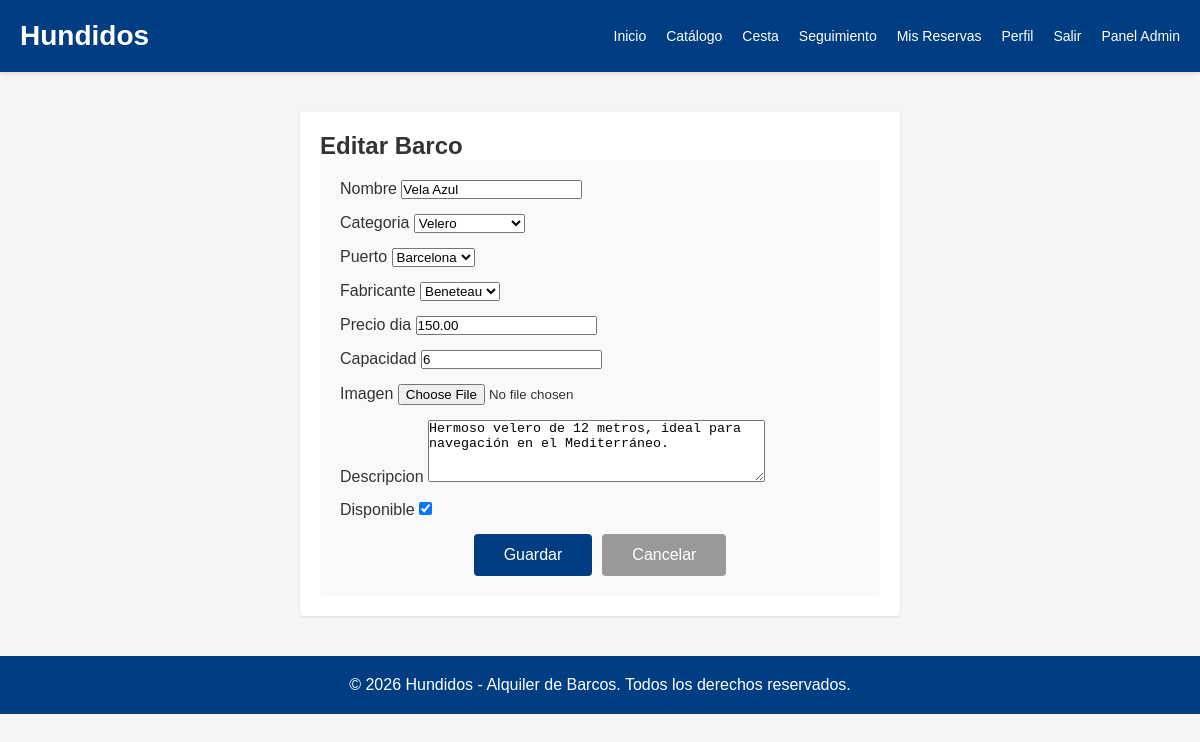
Screenshot of /admin-panel/barcos/1/editar/ (signed in) with the database file from the repository.
### catalog/models.py (models this page shows, shortened)
class Barco(models.Model):
    nombre = models.CharField(max_length=120)
    categoria = models.ForeignKey(Categoria, on_delete=models.PROTECT)
    puerto = models.ForeignKey(Puerto, on_delete=models.PROTECT)
    fabricante = models.ForeignKey(Fabricante, on_delete=models.PROTECT)
    precio_dia = models.DecimalField(max_digits=8, decimal_places=2)
    capacidad = models.PositiveIntegerField()
    imagen = models.ImageField(upload_to='barcos/', blank=True, null=True)
    descripcion = models.TextField(blank=True)
    disponible = models.BooleanField(default=True)
    created_at = models.DateTimeField(auto_now_add=True)
    updated_at = models.DateTimeField(auto_now=True)
    class Meta:
        verbose_name_plural = 'Barcos'

### admin_panel/views.py (the view, shortened to what this page needs)
# urls.py: path('barcos/<int:id>/editar/', views.AdminBoatEditView.as_view(), name='boat_edit'),
class AdminBoatEditView(AdminRequiredMixin, View):
    template_name = 'admin_panel/boat_form.html'
    def get(self, request, id):
        barco = get_object_or_404(Barco, id=id)
        form = BarcoForm(instance=barco)
        return render(request, self.template_name, {'form': form, 'barco': barco, 'titulo': 'Editar Barco'})

### admin_panel/forms.py
class BarcoForm(forms.ModelForm):
    class Meta:
        model = Barco
        fields = ['nombre', 'categoria', 'puerto', 'fabricante', 'precio_dia', 'capacidad', 'imagen', 'descripcion', 'disponible']
        widgets = {
            'nombre': forms.TextInput(attrs={'class': 'form-control'}),
            'categoria': forms.Select(attrs={'class': 'form-control'}),
            'puerto': forms.Select(attrs={'class': 'form-control'}),
            'fabricante': forms.Select(attrs={'class': 'form-control'}),
            'precio_dia': forms.NumberInput(attrs={'class': 'form-control', 'step': '0.01'}),
            'capacidad': forms.NumberInput(attrs={'class': 'form-control'}),
            'imagen': forms.FileInput(attrs={'class': 'form-control'}),
            'descripcion': forms.Textarea(attrs={'class': 'form-control', 'rows': 4}),
            'disponible': forms.CheckboxInput(attrs={'class': 'form-check-input'}),
        }

### admin_panel/views.py (called while the page is built)
    def test_func(self):
        return self.request.user.is_authenticated and self.request.user.is_staff

### catalog/models.py (called while the page is built)
    def __str__(self):
        return self.nombre

    def __str__(self):
        return self.nombre

    def __str__(self):
        return self.nombre

### templates/admin_panel/boat_form.html (shortened to what this page needs)
{% extends 'base.html' %}
{% block content %}
<div class="container" style="max-width: 600px; margin: 40px auto;">
    <h2>{{ titulo }}</h2>
    <form method="post" enctype="multipart/form-data" style="background-color: #f9f9f9; padding: 20px; border-radius: 4px;">
        {% for field in form %}
            <div style="margin-bottom: 15px;">
                <label for="{{ field.id_for_label }}">{{ field.label }}</label>
                {% if field.field.widget.input_type == 'checkbox' %}
                    {{ field }}
                {% else %}
                    {{ field }}
                {% endif %}
            </div>
        {% endfor %}
        <div style="display: flex; gap: 10px; justify-content: center;">
            <button type="submit" style="background-color: #003d82; color: white; padding: 12px 30px; border: none; border-radius: 4px; cursor: pointer; font-size: 16px;">Guardar</button>
            <a href="{% url 'admin_panel:boats_list' %}" style="background-color: #999; color: white; padding: 12px 30px; border-radius: 4px; text-decoration: none; display: inline-block;">Cancelar</a>
        </div>
    </form>
</div>
{% endblock %}

### templates/base.html (style rules this page uses)
* { margin: 0; padding: 0; box-sizing: border-box; }
body { font-family: Arial, sans-serif; background-color: #f5f5f5; color: #333; }
.container { background-color: white; padding: 20px; border-radius: 4px; box-shadow: 0 1px 3px rgba(0,0,0,0.1); }

### rows the page displays
Barco: form "Vela Azul" "Velero" "Barcelona" "Beneteau" "150.00" "6" "Hermoso velero de 12 metros, ideal para navegación en el Mediterráneo.", form "☑"

### other values shown
{{ titulo }} "Editar Barco"
{{ field.label }} "Nombre" "Categoria" "Puerto" "Fabricante" "Precio dia" "Capacidad" "Imagen" "Descripcion" "Disponible"
